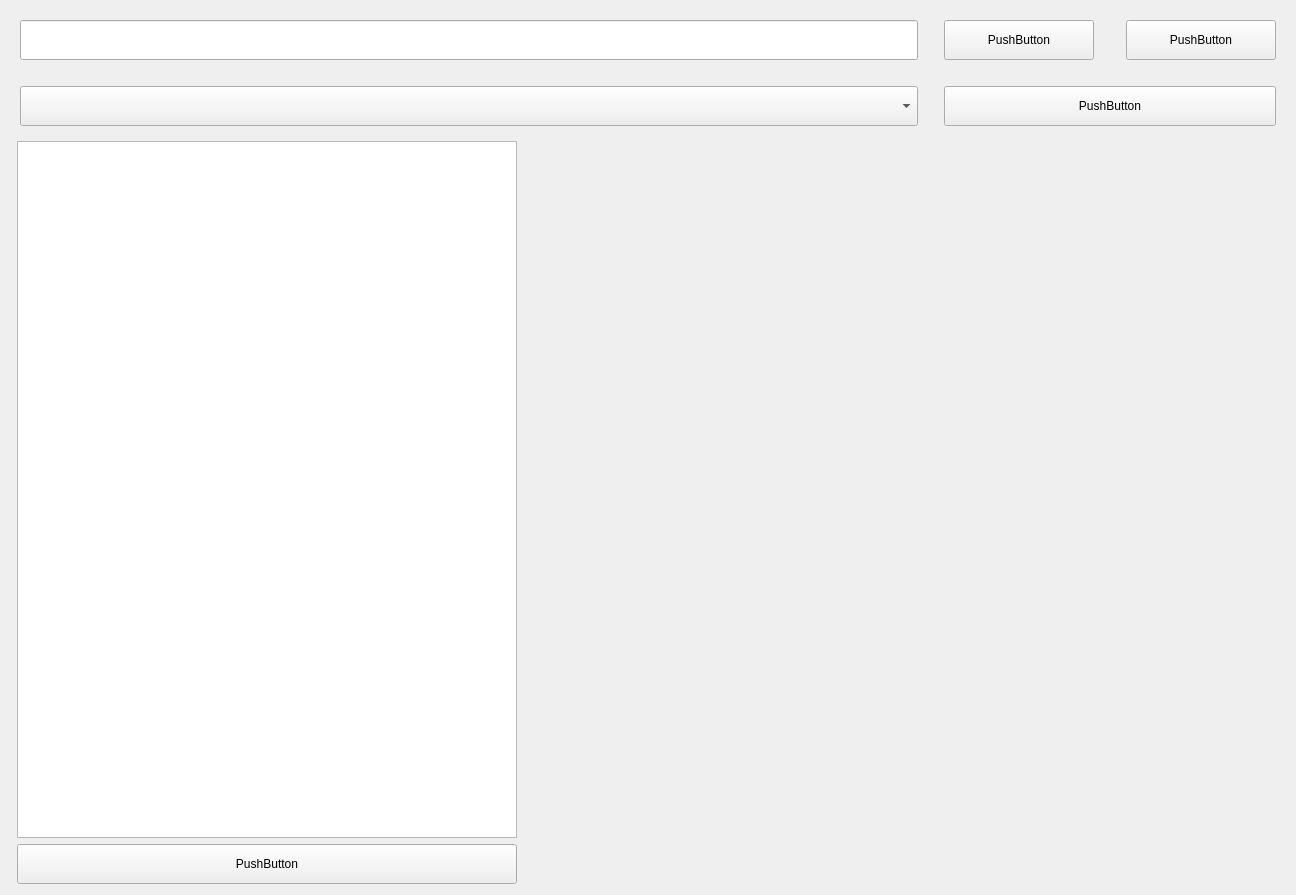
<?xml version="1.0" encoding="UTF-8"?>
<ui version="4.0">
 <class>upLoadPage</class>
 <widget class="QWidget" name="upLoadPage">
  <property name="geometry">
   <rect>
    <x>0</x>
    <y>0</y>
    <width>1296</width>
    <height>895</height>
   </rect>
  </property>
  <property name="windowTitle">
   <string>Form</string>
  </property>
  <layout class="QVBoxLayout" name="verticalLayout">
   <item>
    <widget class="QWidget" name="upLoadArea" native="true">
     <property name="sizePolicy">
      <sizepolicy hsizetype="Preferred" vsizetype="Maximum">
       <horstretch>0</horstretch>
       <verstretch>0</verstretch>
      </sizepolicy>
     </property>
     <property name="minimumSize">
      <size>
       <width>0</width>
       <height>120</height>
      </size>
     </property>
     <property name="maximumSize">
      <size>
       <width>16777215</width>
       <height>140</height>
      </size>
     </property>
     <property name="styleSheet">
      <string notr="true"/>
     </property>
     <layout class="QHBoxLayout" name="horizontalLayout_3">
      <item>
       <layout class="QGridLayout" name="gridLayout">
        <item row="0" column="4">
         <spacer name="horizontalSpacer">
          <property name="orientation">
           <enum>Qt::Orientation::Horizontal</enum>
          </property>
          <property name="sizeType">
           <enum>QSizePolicy::Policy::Fixed</enum>
          </property>
          <property name="sizeHint" stdset="0">
           <size>
            <width>20</width>
            <height>20</height>
           </size>
          </property>
         </spacer>
        </item>
        <item row="1" column="7">
         <spacer name="verticalSpacer_2">
          <property name="orientation">
           <enum>Qt::Orientation::Vertical</enum>
          </property>
          <property name="sizeHint" stdset="0">
           <size>
            <width>20</width>
            <height>20</height>
           </size>
          </property>
         </spacer>
        </item>
        <item row="0" column="0" colspan="2">
         <widget class="LineEdit" name="lineEdit">
          <property name="sizePolicy">
           <sizepolicy hsizetype="Expanding" vsizetype="Fixed">
            <horstretch>0</horstretch>
            <verstretch>0</verstretch>
           </sizepolicy>
          </property>
          <property name="minimumSize">
           <size>
            <width>0</width>
            <height>40</height>
           </size>
          </property>
          <property name="maximumSize">
           <size>
            <width>1000</width>
            <height>16777215</height>
           </size>
          </property>
         </widget>
        </item>
        <item row="0" column="5">
         <widget class="PushButton" name="browseButton">
          <property name="sizePolicy">
           <sizepolicy hsizetype="Fixed" vsizetype="Fixed">
            <horstretch>0</horstretch>
            <verstretch>0</verstretch>
           </sizepolicy>
          </property>
          <property name="minimumSize">
           <size>
            <width>150</width>
            <height>40</height>
           </size>
          </property>
          <property name="text">
           <string>PushButton</string>
          </property>
         </widget>
        </item>
        <item row="0" column="6">
         <spacer name="horizontalSpacer_2">
          <property name="orientation">
           <enum>Qt::Orientation::Horizontal</enum>
          </property>
          <property name="sizeType">
           <enum>QSizePolicy::Policy::Fixed</enum>
          </property>
          <property name="sizeHint" stdset="0">
           <size>
            <width>20</width>
            <height>20</height>
           </size>
          </property>
         </spacer>
        </item>
        <item row="0" column="7">
         <widget class="PrimaryPushButton" name="upLoadButton">
          <property name="sizePolicy">
           <sizepolicy hsizetype="Fixed" vsizetype="Fixed">
            <horstretch>0</horstretch>
            <verstretch>0</verstretch>
           </sizepolicy>
          </property>
          <property name="minimumSize">
           <size>
            <width>150</width>
            <height>40</height>
           </size>
          </property>
          <property name="text">
           <string>PushButton</string>
          </property>
         </widget>
        </item>
        <item row="1" column="0">
         <spacer name="verticalSpacer">
          <property name="orientation">
           <enum>Qt::Orientation::Vertical</enum>
          </property>
          <property name="sizeHint" stdset="0">
           <size>
            <width>20</width>
            <height>20</height>
           </size>
          </property>
         </spacer>
        </item>
        <item row="2" column="4">
         <spacer name="horizontalSpacer_4">
          <property name="orientation">
           <enum>Qt::Orientation::Horizontal</enum>
          </property>
          <property name="sizeType">
           <enum>QSizePolicy::Policy::Fixed</enum>
          </property>
          <property name="sizeHint" stdset="0">
           <size>
            <width>20</width>
            <height>20</height>
           </size>
          </property>
         </spacer>
        </item>
        <item row="2" column="5" colspan="3">
         <widget class="PrimaryPushButton" name="ensureButton">
          <property name="sizePolicy">
           <sizepolicy hsizetype="Preferred" vsizetype="Fixed">
            <horstretch>0</horstretch>
            <verstretch>0</verstretch>
           </sizepolicy>
          </property>
          <property name="minimumSize">
           <size>
            <width>150</width>
            <height>40</height>
           </size>
          </property>
          <property name="text">
           <string>PushButton</string>
          </property>
         </widget>
        </item>
        <item row="2" column="0" colspan="2">
         <widget class="ComboBox" name="comboBox">
          <property name="sizePolicy">
           <sizepolicy hsizetype="Expanding" vsizetype="Fixed">
            <horstretch>0</horstretch>
            <verstretch>0</verstretch>
           </sizepolicy>
          </property>
          <property name="minimumSize">
           <size>
            <width>0</width>
            <height>40</height>
           </size>
          </property>
         </widget>
        </item>
       </layout>
      </item>
     </layout>
    </widget>
   </item>
   <item>
    <layout class="QGridLayout" name="gridLayout_2">
     <item row="0" column="0">
      <widget class="TableWidget" name="tableWidget">
       <property name="sizePolicy">
        <sizepolicy hsizetype="Fixed" vsizetype="Expanding">
         <horstretch>0</horstretch>
         <verstretch>0</verstretch>
        </sizepolicy>
       </property>
       <property name="minimumSize">
        <size>
         <width>300</width>
         <height>0</height>
        </size>
       </property>
       <property name="maximumSize">
        <size>
         <width>500</width>
         <height>16777215</height>
        </size>
       </property>
       <property name="editTriggers">
        <set>QAbstractItemView::EditTrigger::NoEditTriggers</set>
       </property>
      </widget>
     </item>
     <item row="0" column="1">
      <spacer name="horizontalSpacer_3">
       <property name="orientation">
        <enum>Qt::Orientation::Horizontal</enum>
       </property>
       <property name="sizeType">
        <enum>QSizePolicy::Policy::Fixed</enum>
       </property>
       <property name="sizeHint" stdset="0">
        <size>
         <width>13</width>
         <height>20</height>
        </size>
       </property>
      </spacer>
     </item>
     <item row="1" column="0">
      <widget class="TransparentTogglePushButton" name="chooseVariableButton">
       <property name="minimumSize">
        <size>
         <width>0</width>
         <height>40</height>
        </size>
       </property>
       <property name="text">
        <string>PushButton</string>
       </property>
      </widget>
     </item>
     <item row="0" column="2" rowspan="2">
      <widget class="ImageLabel" name="previewArea">
       <property name="sizePolicy">
        <sizepolicy hsizetype="Expanding" vsizetype="Expanding">
         <horstretch>0</horstretch>
         <verstretch>0</verstretch>
        </sizepolicy>
       </property>
       <property name="maximumSize">
        <size>
         <width>735</width>
         <height>16777215</height>
        </size>
       </property>
       <property name="text">
        <string/>
       </property>
      </widget>
     </item>
    </layout>
   </item>
  </layout>
 </widget>
 <customwidgets>
  <customwidget>
   <class>TableWidget</class>
   <extends>QTableWidget</extends>
   <header>qfluentwidgets</header>
  </customwidget>
  <customwidget>
   <class>LineEdit</class>
   <extends>QLineEdit</extends>
   <header>qfluentwidgets</header>
  </customwidget>
  <customwidget>
   <class>PushButton</class>
   <extends>QPushButton</extends>
   <header>qfluentwidgets</header>
  </customwidget>
  <customwidget>
   <class>PrimaryPushButton</class>
   <extends>QPushButton</extends>
   <header>qfluentwidgets</header>
  </customwidget>
  <customwidget>
   <class>ComboBox</class>
   <extends>QComboBox</extends>
   <header>qfluentwidgets</header>
  </customwidget>
  <customwidget>
   <class>ImageLabel</class>
   <extends>QLabel</extends>
   <header>qfluentwidgets</header>
  </customwidget>
  <customwidget>
   <class>TransparentTogglePushButton</class>
   <extends>QPushButton</extends>
   <header>qfluentwidgets</header>
  </customwidget>
 </customwidgets>
 <resources>
  <include location="../../resource.qrc"/>
 </resources>
 <connections/>
</ui>
